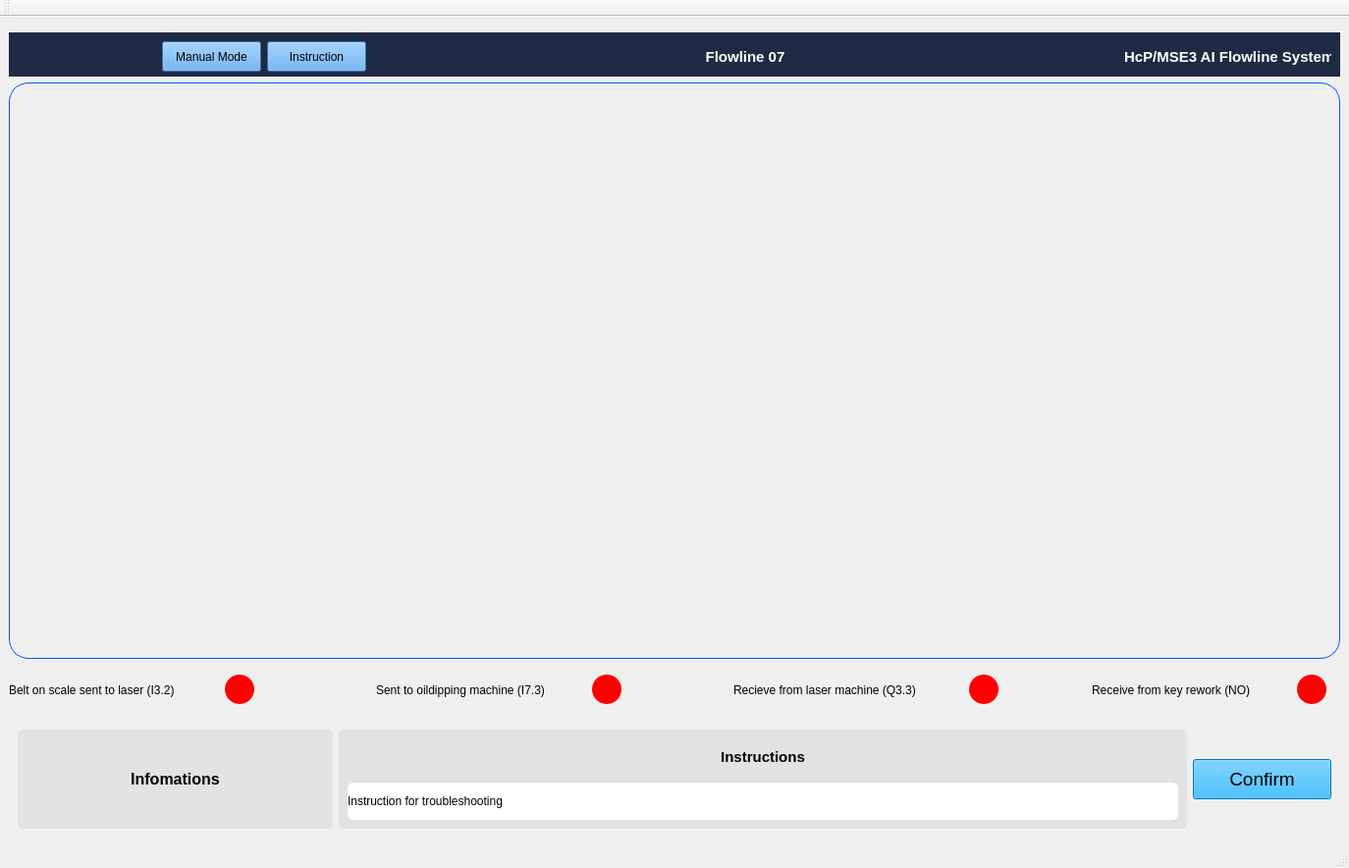
<?xml version="1.0" encoding="UTF-8"?>
<ui version="4.0">
 <class>MainWindow</class>
 <widget class="QMainWindow" name="MainWindow">
  <property name="enabled">
   <bool>true</bool>
  </property>
  <property name="geometry">
   <rect>
    <x>0</x>
    <y>0</y>
    <width>1374</width>
    <height>884</height>
   </rect>
  </property>
  <property name="sizePolicy">
   <sizepolicy hsizetype="Expanding" vsizetype="Expanding">
    <horstretch>0</horstretch>
    <verstretch>0</verstretch>
   </sizepolicy>
  </property>
  <property name="minimumSize">
   <size>
    <width>1374</width>
    <height>884</height>
   </size>
  </property>
  <property name="windowTitle">
   <string>AI Camera Flowline</string>
  </property>
  <property name="windowIcon">
   <iconset>
    <normaloff>ui/images/aiicon.png</normaloff>ui/images/aiicon.png</iconset>
  </property>
  <property name="styleSheet">
   <string notr="true">QPushButton#Main_Button {
    background-color: rgb(80, 159, 239);
}
</string>
  </property>
  <widget class="QWidget" name="centralwidget">
   <property name="minimumSize">
    <size>
     <width>1314</width>
     <height>818</height>
    </size>
   </property>
   <layout class="QVBoxLayout" name="verticalLayout_3">
    <property name="topMargin">
     <number>0</number>
    </property>
    <item>
     <widget class="QWidget" name="widget_navbar" native="true">
      <property name="sizePolicy">
       <sizepolicy hsizetype="Expanding" vsizetype="Expanding">
        <horstretch>0</horstretch>
        <verstretch>0</verstretch>
       </sizepolicy>
      </property>
      <property name="minimumSize">
       <size>
        <width>0</width>
        <height>61</height>
       </size>
      </property>
      <property name="maximumSize">
       <size>
        <width>16777215</width>
        <height>61</height>
       </size>
      </property>
      <layout class="QVBoxLayout" name="verticalLayout_2">
       <property name="spacing">
        <number>0</number>
       </property>
       <property name="leftMargin">
        <number>0</number>
       </property>
       <property name="topMargin">
        <number>0</number>
       </property>
       <property name="rightMargin">
        <number>0</number>
       </property>
       <property name="bottomMargin">
        <number>0</number>
       </property>
       <item alignment="Qt::AlignmentFlag::AlignTop">
        <widget class="QLabel" name="header_img">
         <property name="sizePolicy">
          <sizepolicy hsizetype="Expanding" vsizetype="Expanding">
           <horstretch>0</horstretch>
           <verstretch>0</verstretch>
          </sizepolicy>
         </property>
         <property name="minimumSize">
          <size>
           <width>0</width>
           <height>16</height>
          </size>
         </property>
         <property name="maximumSize">
          <size>
           <width>16777215</width>
           <height>16</height>
          </size>
         </property>
         <property name="text">
          <string/>
         </property>
         <property name="pixmap">
          <pixmap>ui/images/header.png</pixmap>
         </property>
         <property name="scaledContents">
          <bool>true</bool>
         </property>
        </widget>
       </item>
       <item>
        <widget class="QWidget" name="navbar" native="true">
         <property name="sizePolicy">
          <sizepolicy hsizetype="Expanding" vsizetype="Expanding">
           <horstretch>0</horstretch>
           <verstretch>0</verstretch>
          </sizepolicy>
         </property>
         <property name="minimumSize">
          <size>
           <width>0</width>
           <height>45</height>
          </size>
         </property>
         <property name="maximumSize">
          <size>
           <width>16777215</width>
           <height>51</height>
          </size>
         </property>
         <property name="autoFillBackground">
          <bool>false</bool>
         </property>
         <property name="styleSheet">
          <string notr="true">QWidget#navbar {
    background-color: #1f2a44;  /* xanh đen */
    color: white;
}</string>
         </property>
         <layout class="QHBoxLayout" name="horizontalLayout">
          <item>
           <widget class="QLabel" name="logo_img">
            <property name="sizePolicy">
             <sizepolicy hsizetype="Expanding" vsizetype="Expanding">
              <horstretch>0</horstretch>
              <verstretch>0</verstretch>
             </sizepolicy>
            </property>
            <property name="minimumSize">
             <size>
              <width>141</width>
              <height>31</height>
             </size>
            </property>
            <property name="maximumSize">
             <size>
              <width>141</width>
              <height>31</height>
             </size>
            </property>
            <property name="text">
             <string/>
            </property>
            <property name="pixmap">
             <pixmap>ui/images/bosch_logo.png</pixmap>
            </property>
            <property name="scaledContents">
             <bool>true</bool>
            </property>
           </widget>
          </item>
          <item>
           <widget class="QPushButton" name="Manual_Button">
            <property name="sizePolicy">
             <sizepolicy hsizetype="Expanding" vsizetype="Expanding">
              <horstretch>0</horstretch>
              <verstretch>0</verstretch>
             </sizepolicy>
            </property>
            <property name="minimumSize">
             <size>
              <width>101</width>
              <height>31</height>
             </size>
            </property>
            <property name="maximumSize">
             <size>
              <width>101</width>
              <height>31</height>
             </size>
            </property>
            <property name="styleSheet">
             <string notr="true">QPushButton#Manual_Button {
    background-color: rgb(77, 155, 232);
}
</string>
            </property>
            <property name="text">
             <string>Manual Mode</string>
            </property>
           </widget>
          </item>
          <item>
           <widget class="QPushButton" name="Instruction_Button">
            <property name="sizePolicy">
             <sizepolicy hsizetype="Expanding" vsizetype="Expanding">
              <horstretch>0</horstretch>
              <verstretch>0</verstretch>
             </sizepolicy>
            </property>
            <property name="minimumSize">
             <size>
              <width>101</width>
              <height>31</height>
             </size>
            </property>
            <property name="maximumSize">
             <size>
              <width>101</width>
              <height>31</height>
             </size>
            </property>
            <property name="styleSheet">
             <string notr="true">QPushButton#Instruction_Button {
    background-color: rgb(77, 155, 232);
}
</string>
            </property>
            <property name="text">
             <string>Instruction</string>
            </property>
           </widget>
          </item>
          <item>
           <widget class="QLabel" name="flowline_name">
            <property name="sizePolicy">
             <sizepolicy hsizetype="Expanding" vsizetype="Expanding">
              <horstretch>0</horstretch>
              <verstretch>0</verstretch>
             </sizepolicy>
            </property>
            <property name="minimumSize">
             <size>
              <width>725</width>
              <height>33</height>
             </size>
            </property>
            <property name="font">
             <font>
              <pointsize>11</pointsize>
              <bold>true</bold>
              <underline>false</underline>
              <kerning>true</kerning>
             </font>
            </property>
            <property name="styleSheet">
             <string notr="true">QLabel#flowline_name {
    color: white;
    font-weight: bold;
    qproperty-alignment: 'AlignCenter';
}
</string>
            </property>
            <property name="text">
             <string>&lt;html&gt;&lt;head/&gt;&lt;body&gt;&lt;p align=&quot;center&quot;&gt;Flowline 07&lt;/p&gt;&lt;/body&gt;&lt;/html&gt;</string>
            </property>
            <property name="scaledContents">
             <bool>true</bool>
            </property>
           </widget>
          </item>
          <item>
           <widget class="QLabel" name="name_app">
            <property name="sizePolicy">
             <sizepolicy hsizetype="Expanding" vsizetype="Preferred">
              <horstretch>0</horstretch>
              <verstretch>0</verstretch>
             </sizepolicy>
            </property>
            <property name="minimumSize">
             <size>
              <width>211</width>
              <height>31</height>
             </size>
            </property>
            <property name="maximumSize">
             <size>
              <width>211</width>
              <height>31</height>
             </size>
            </property>
            <property name="font">
             <font>
              <pointsize>11</pointsize>
              <bold>true</bold>
             </font>
            </property>
            <property name="styleSheet">
             <string notr="true">QLabel#name_app {
    color: white;
}</string>
            </property>
            <property name="text">
             <string>HcP/MSE3 AI Flowline System</string>
            </property>
            <property name="scaledContents">
             <bool>true</bool>
            </property>
           </widget>
          </item>
         </layout>
        </widget>
       </item>
      </layout>
     </widget>
    </item>
    <item>
     <widget class="QLabel" name="stream_video">
      <property name="sizePolicy">
       <sizepolicy hsizetype="Expanding" vsizetype="Expanding">
        <horstretch>0</horstretch>
        <verstretch>0</verstretch>
       </sizepolicy>
      </property>
      <property name="styleSheet">
       <string notr="true">QLabel#stream_video{
    border: 1px solid rgb(0, 85, 255);
    border-radius: 20px;
}
</string>
      </property>
      <property name="text">
       <string/>
      </property>
      <property name="textFormat">
       <enum>Qt::TextFormat::RichText</enum>
      </property>
      <property name="pixmap">
       <pixmap>ui/images/test_view.png</pixmap>
      </property>
      <property name="scaledContents">
       <bool>true</bool>
      </property>
      <property name="alignment">
       <set>Qt::AlignmentFlag::AlignCenter</set>
      </property>
     </widget>
    </item>
    <item>
     <widget class="QWidget" name="IO_status" native="true">
      <property name="enabled">
       <bool>true</bool>
      </property>
      <property name="sizePolicy">
       <sizepolicy hsizetype="Expanding" vsizetype="Expanding">
        <horstretch>0</horstretch>
        <verstretch>0</verstretch>
       </sizepolicy>
      </property>
      <property name="minimumSize">
       <size>
        <width>0</width>
        <height>51</height>
       </size>
      </property>
      <property name="maximumSize">
       <size>
        <width>16777215</width>
        <height>51</height>
       </size>
      </property>
      <layout class="QHBoxLayout" name="horizontalLayout_2">
       <property name="spacing">
        <number>100</number>
       </property>
       <property name="leftMargin">
        <number>0</number>
       </property>
       <property name="topMargin">
        <number>0</number>
       </property>
       <property name="rightMargin">
        <number>0</number>
       </property>
       <property name="bottomMargin">
        <number>0</number>
       </property>
       <item>
        <widget class="QWidget" name="widget_sent_to_laser" native="true">
         <property name="sizePolicy">
          <sizepolicy hsizetype="Maximum" vsizetype="Maximum">
           <horstretch>0</horstretch>
           <verstretch>0</verstretch>
          </sizepolicy>
         </property>
         <property name="minimumSize">
          <size>
           <width>271</width>
           <height>31</height>
          </size>
         </property>
         <widget class="QLabel" name="label_sent_to_laser">
          <property name="geometry">
           <rect>
            <x>0</x>
            <y>0</y>
            <width>211</width>
            <height>31</height>
           </rect>
          </property>
          <property name="minimumSize">
           <size>
            <width>211</width>
            <height>31</height>
           </size>
          </property>
          <property name="text">
           <string>Belt on scale sent to laser (I3.2)</string>
          </property>
          <property name="scaledContents">
           <bool>true</bool>
          </property>
         </widget>
         <widget class="QLabel" name="status_sent_to_laser">
          <property name="geometry">
           <rect>
            <x>220</x>
            <y>0</y>
            <width>30</width>
            <height>30</height>
           </rect>
          </property>
          <property name="minimumSize">
           <size>
            <width>30</width>
            <height>30</height>
           </size>
          </property>
          <property name="maximumSize">
           <size>
            <width>30</width>
            <height>30</height>
           </size>
          </property>
          <property name="styleSheet">
           <string notr="true">QLabel#status_sent_to_laser{
    background-color: rgb(255, 0, 0);
    border-radius: 15px;
}
</string>
          </property>
          <property name="text">
           <string>&lt;html&gt;&lt;head/&gt;&lt;body&gt;&lt;p&gt;&lt;br/&gt;&lt;/p&gt;&lt;/body&gt;&lt;/html&gt;</string>
          </property>
         </widget>
        </widget>
       </item>
       <item>
        <widget class="QWidget" name="widget_sent_to_oildipping" native="true">
         <property name="sizePolicy">
          <sizepolicy hsizetype="Maximum" vsizetype="Maximum">
           <horstretch>0</horstretch>
           <verstretch>0</verstretch>
          </sizepolicy>
         </property>
         <property name="minimumSize">
          <size>
           <width>281</width>
           <height>31</height>
          </size>
         </property>
         <widget class="QLabel" name="label_sent_to_oil">
          <property name="geometry">
           <rect>
            <x>10</x>
            <y>0</y>
            <width>221</width>
            <height>31</height>
           </rect>
          </property>
          <property name="minimumSize">
           <size>
            <width>221</width>
            <height>31</height>
           </size>
          </property>
          <property name="text">
           <string>Sent to oildipping machine (I7.3)</string>
          </property>
          <property name="scaledContents">
           <bool>true</bool>
          </property>
         </widget>
         <widget class="QLabel" name="status_sent_to_oil">
          <property name="geometry">
           <rect>
            <x>230</x>
            <y>0</y>
            <width>30</width>
            <height>30</height>
           </rect>
          </property>
          <property name="minimumSize">
           <size>
            <width>30</width>
            <height>30</height>
           </size>
          </property>
          <property name="maximumSize">
           <size>
            <width>30</width>
            <height>30</height>
           </size>
          </property>
          <property name="styleSheet">
           <string notr="true">QLabel#status_sent_to_oil{
    background-color: rgb(255, 0, 0);
    border-radius: 15px;
}
</string>
          </property>
          <property name="text">
           <string>&lt;html&gt;&lt;head/&gt;&lt;body&gt;&lt;p&gt;&lt;br/&gt;&lt;/p&gt;&lt;/body&gt;&lt;/html&gt;</string>
          </property>
         </widget>
        </widget>
       </item>
       <item>
        <widget class="QWidget" name="widget_recieve_from_laser" native="true">
         <property name="sizePolicy">
          <sizepolicy hsizetype="Maximum" vsizetype="Maximum">
           <horstretch>0</horstretch>
           <verstretch>0</verstretch>
          </sizepolicy>
         </property>
         <property name="minimumSize">
          <size>
           <width>291</width>
           <height>31</height>
          </size>
         </property>
         <widget class="QLabel" name="label_receive_from_laser">
          <property name="geometry">
           <rect>
            <x>10</x>
            <y>0</y>
            <width>231</width>
            <height>31</height>
           </rect>
          </property>
          <property name="minimumSize">
           <size>
            <width>231</width>
            <height>31</height>
           </size>
          </property>
          <property name="text">
           <string>Recieve from laser machine (Q3.3)</string>
          </property>
          <property name="scaledContents">
           <bool>true</bool>
          </property>
         </widget>
         <widget class="QLabel" name="status_receive_laser">
          <property name="geometry">
           <rect>
            <x>250</x>
            <y>0</y>
            <width>30</width>
            <height>30</height>
           </rect>
          </property>
          <property name="minimumSize">
           <size>
            <width>30</width>
            <height>30</height>
           </size>
          </property>
          <property name="maximumSize">
           <size>
            <width>30</width>
            <height>30</height>
           </size>
          </property>
          <property name="styleSheet">
           <string notr="true">QLabel#status_receive_laser{
    background-color: rgb(255, 0, 0);
    border-radius: 15px;
}
</string>
          </property>
          <property name="text">
           <string>&lt;html&gt;&lt;head/&gt;&lt;body&gt;&lt;p&gt;&lt;br/&gt;&lt;/p&gt;&lt;/body&gt;&lt;/html&gt;</string>
          </property>
         </widget>
        </widget>
       </item>
       <item>
        <widget class="QWidget" name="widget_recieve_from_rework" native="true">
         <property name="sizePolicy">
          <sizepolicy hsizetype="Maximum" vsizetype="Maximum">
           <horstretch>0</horstretch>
           <verstretch>0</verstretch>
          </sizepolicy>
         </property>
         <property name="minimumSize">
          <size>
           <width>271</width>
           <height>31</height>
          </size>
         </property>
         <widget class="QLabel" name="status_rework_key">
          <property name="geometry">
           <rect>
            <x>220</x>
            <y>0</y>
            <width>30</width>
            <height>30</height>
           </rect>
          </property>
          <property name="minimumSize">
           <size>
            <width>30</width>
            <height>30</height>
           </size>
          </property>
          <property name="maximumSize">
           <size>
            <width>30</width>
            <height>30</height>
           </size>
          </property>
          <property name="styleSheet">
           <string notr="true">QLabel#status_rework_key{
    background-color: rgb(255, 0, 0);
    border-radius: 15px;
}
</string>
          </property>
          <property name="text">
           <string/>
          </property>
         </widget>
         <widget class="QLabel" name="label_rework">
          <property name="geometry">
           <rect>
            <x>11</x>
            <y>0</y>
            <width>211</width>
            <height>31</height>
           </rect>
          </property>
          <property name="minimumSize">
           <size>
            <width>211</width>
            <height>31</height>
           </size>
          </property>
          <property name="text">
           <string>Receive from key rework (NO)</string>
          </property>
          <property name="scaledContents">
           <bool>true</bool>
          </property>
         </widget>
        </widget>
       </item>
      </layout>
     </widget>
    </item>
    <item>
     <widget class="QWidget" name="widget_instruction" native="true">
      <property name="enabled">
       <bool>true</bool>
      </property>
      <property name="sizePolicy">
       <sizepolicy hsizetype="Expanding" vsizetype="Preferred">
        <horstretch>0</horstretch>
        <verstretch>0</verstretch>
       </sizepolicy>
      </property>
      <property name="minimumSize">
       <size>
        <width>0</width>
        <height>119</height>
       </size>
      </property>
      <layout class="QHBoxLayout" name="horizontalLayout_3">
       <item>
        <widget class="QLabel" name="label_infomation">
         <property name="minimumSize">
          <size>
           <width>231</width>
           <height>0</height>
          </size>
         </property>
         <property name="maximumSize">
          <size>
           <width>321</width>
           <height>16777215</height>
          </size>
         </property>
         <property name="styleSheet">
          <string notr="true">QLabel#label_infomation{
    background-color: rgb(226, 226, 226);
    color: black;
	border-radius: 5px;
}</string>
         </property>
         <property name="text">
          <string>&lt;html&gt;&lt;head/&gt;&lt;body&gt;&lt;p align=&quot;center&quot;&gt;&lt;span style=&quot; font-size:12pt; font-weight:700;&quot;&gt;Infomations&lt;/span&gt;&lt;/p&gt;&lt;/body&gt;&lt;/html&gt;</string>
         </property>
         <property name="alignment">
          <set>Qt::AlignmentFlag::AlignCenter</set>
         </property>
         <property name="wordWrap">
          <bool>false</bool>
         </property>
        </widget>
       </item>
       <item>
        <widget class="QWidget" name="widget_instructions" native="true">
         <property name="minimumSize">
          <size>
           <width>841</width>
           <height>0</height>
          </size>
         </property>
         <property name="styleSheet">
          <string notr="true">QWidget#widget_instructions  {
    background-color: rgb(226, 226, 226);
    color: black;
	border-radius: 5px;
}</string>
         </property>
         <layout class="QVBoxLayout" name="verticalLayout">
          <item>
           <widget class="QLabel" name="label_instruction">
            <property name="text">
             <string>&lt;html&gt;&lt;head/&gt;&lt;body&gt;&lt;p align=&quot;center&quot;&gt;&lt;span style=&quot; font-size:11pt; font-weight:700;&quot;&gt;Instructions&lt;/span&gt;&lt;/p&gt;&lt;/body&gt;&lt;/html&gt;</string>
            </property>
           </widget>
          </item>
          <item>
           <widget class="QLabel" name="content_instruction">
            <property name="styleSheet">
             <string notr="true">QLabel#content_instruction{
    background-color: rgb(255, 255, 255);
    color: Black;
	border-radius: 6px;
}</string>
            </property>
            <property name="text">
             <string>&lt;html&gt;&lt;head/&gt;&lt;body&gt;&lt;p&gt;Instruction for troubleshooting&lt;/p&gt;&lt;/body&gt;&lt;/html&gt;</string>
            </property>
           </widget>
          </item>
         </layout>
        </widget>
       </item>
       <item>
        <widget class="QPushButton" name="button_confirm">
         <property name="enabled">
          <bool>true</bool>
         </property>
         <property name="sizePolicy">
          <sizepolicy hsizetype="Fixed" vsizetype="Fixed">
           <horstretch>0</horstretch>
           <verstretch>0</verstretch>
          </sizepolicy>
         </property>
         <property name="minimumSize">
          <size>
           <width>141</width>
           <height>41</height>
          </size>
         </property>
         <property name="maximumSize">
          <size>
           <width>141</width>
           <height>41</height>
          </size>
         </property>
         <property name="font">
          <font>
           <pointsize>14</pointsize>
           <bold>false</bold>
          </font>
         </property>
         <property name="styleSheet">
          <string notr="true">QPushButton#button_confirm {
    color: black;
    /* font-weight: bold; */
    background-color: rgb(0, 170, 255);
    text-align: center; /* Không chính thức hỗ trợ nhưng để mô tả ý định */
}
</string>
         </property>
         <property name="text">
          <string>Confirm</string>
         </property>
        </widget>
       </item>
      </layout>
     </widget>
    </item>
   </layout>
  </widget>
  <widget class="QMenuBar" name="menubar">
   <property name="geometry">
    <rect>
     <x>0</x>
     <y>0</y>
     <width>1374</width>
     <height>33</height>
    </rect>
   </property>
  </widget>
  <widget class="QStatusBar" name="statusbar"/>
  <widget class="QToolBar" name="toolBar">
   <property name="windowTitle">
    <string>toolBar</string>
   </property>
   <attribute name="toolBarArea">
    <enum>TopToolBarArea</enum>
   </attribute>
   <attribute name="toolBarBreak">
    <bool>false</bool>
   </attribute>
  </widget>
 </widget>
 <resources/>
 <connections/>
</ui>
